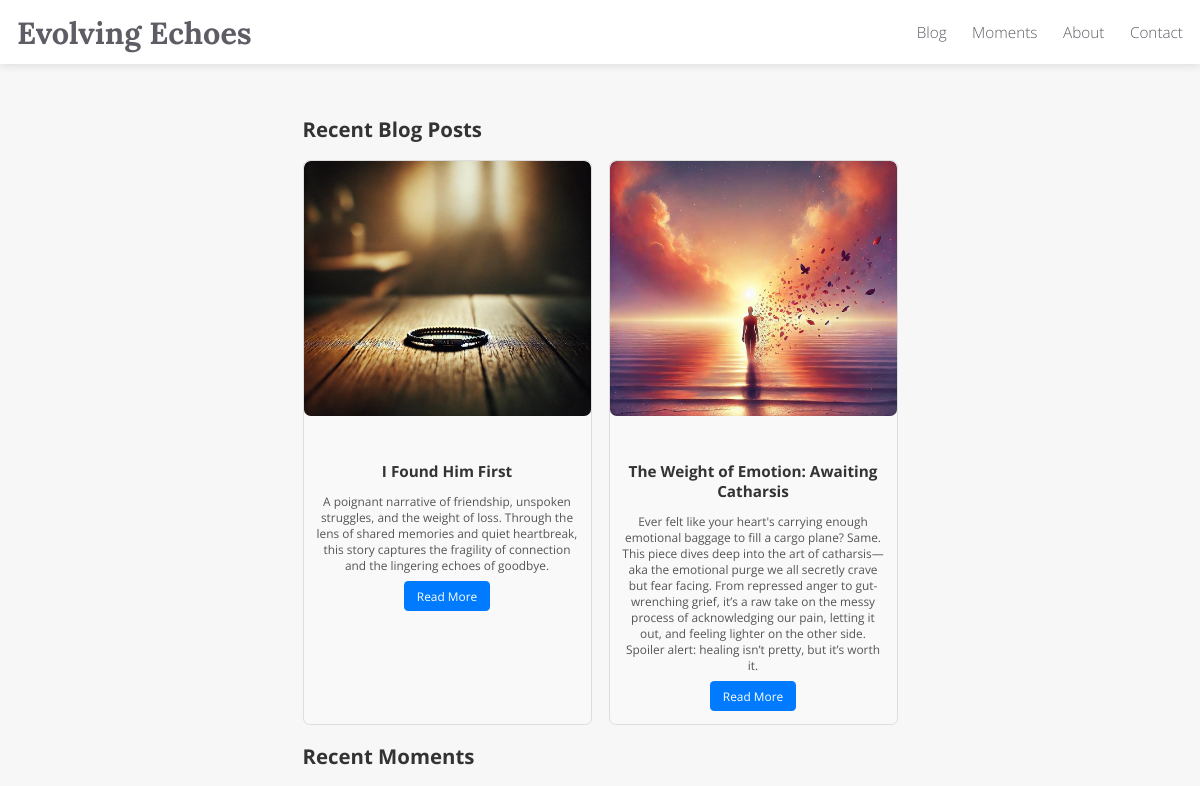
The app's page / (upper part), older data.
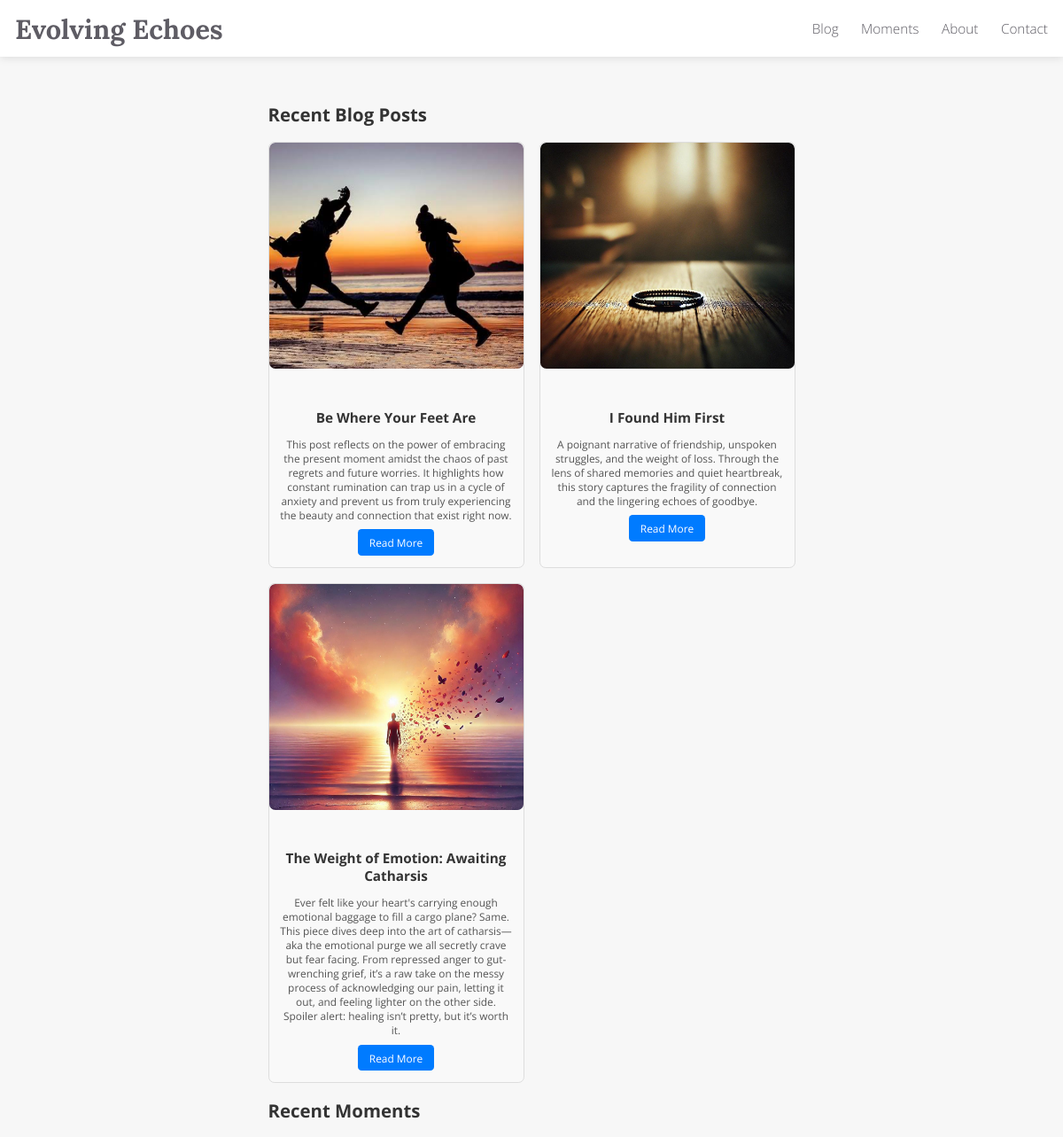
The same page, newer data.
### blog/models.py (models this page shows, shortened)
class Post(models.Model):
    title = models.CharField(max_length=200)
    content = models.TextField()
    summary = models.TextField(default="Default summary")
    date_created = models.DateTimeField(auto_now_add=True)
    image = models.ImageField(upload_to='blog_images/', blank=True, null=True)
    youtube_link = models.URLField(blank=True, null =True)
    song_title = models.CharField(max_length=200, null=True, blank=True)  # Song title and artist
    song_message = models.TextField(null=True, blank=True)  # Custom message for the song section

### blog/views.py (the view)
# urls.py: path('', views.home, name='home'),
def home(request):
    recent_posts = Post.objects.order_by('-date_created')[:4]  # Get the 3 most recent blog posts
    recent_moments = Moment.objects.order_by('-date_created')[:3]  # Get the 3 most recent moments
    return render(request, 'blog/home.html', {'recent_posts': recent_posts, 'recent_moments': recent_moments})

### blog/templates/blog/home.html (shortened to what this page needs)
{% extends 'blog/base.html' %}
{% block content %}
<h2>Recent Blog Posts</h2>
<div class="recent-posts-grid">
    {% for post in recent_posts %}
    <div class="post-item">
        {% if post.image %}
        <img src="{{ post.image.url }}" alt="{{ post.title }}" class="post-image">
        {% endif %}
        <div class="post-content">
            <h3>{{ post.title }}</h3>
            <p>{{ post.summary}}</p>
            <a href="{% url 'post_detail' post.id %}" class="btn">Read More</a>
        </div>
    </div>
    {% empty %}
    <p>No recent blog posts available.</p>
    {% endfor %}
</div>
<h2>Recent Moments</h2>
{% endblock %}

Row changes from the older to the newer data that the page shows:
added Post: image (picture), title "Be Where Your Feet Are", summary "This post reflects on the power of embracing the present moment amidst the chaos of past regrets and future worries. It highlights how constant rumination can trap us in a cycle of anxiety and prevent us from truly experiencing the beauty and connection that exist right now."
